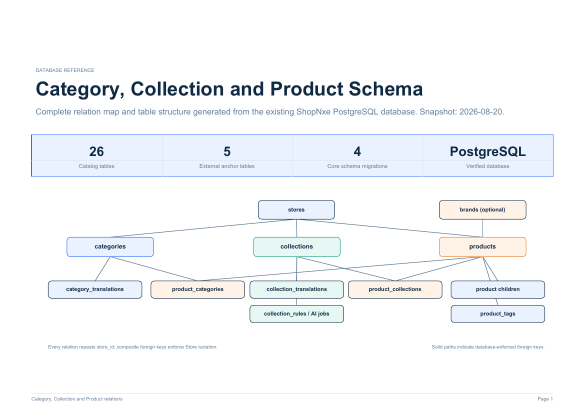
#> input picture tmp/pdfs/rendered-delivery/catalog-schema-01.png, 1170 x 827 px (shown at 1/2 size); its folder holds only this picture in this run
$ python make_contact_sheets.py
#> lines starting #> are read from the running program, lines starting #| are printed output that depends on the picture
from pathlib import Path

from PIL import Image, ImageDraw, ImageFont


source = Path(__file__).resolve().parent / "rendered-delivery"
pages = sorted(source.glob("catalog-schema-*.png"))
font_path = Path("C:/Windows/Fonts/arialbd.ttf")
font = ImageFont.truetype(str(font_path), 18) if font_path.exists() else ImageFont.load_default()

thumb_width = 560
thumb_height = 396
label_height = 30
columns = 2
rows = 3
per_sheet = columns * rows

for sheet_index in range((len(pages) + per_sheet - 1) // per_sheet):
    subset = pages[sheet_index * per_sheet : (sheet_index + 1) * per_sheet]
    canvas = Image.new("RGB", (columns * thumb_width, rows * (thumb_height + label_height)), "white")
#> canvas: PIL image 1120x1278 RGB; every value is 255
    draw = ImageDraw.Draw(canvas)
    for offset, page_path in enumerate(subset):
        row = offset // columns
        column = offset % columns
        image = Image.open(page_path).convert("RGB")
#> image is the input picture: PIL image 1170x827 RGB; mean R, G, B 245.5, 247.3, 249.6
        image.thumbnail((thumb_width - 8, thumb_height - 8))
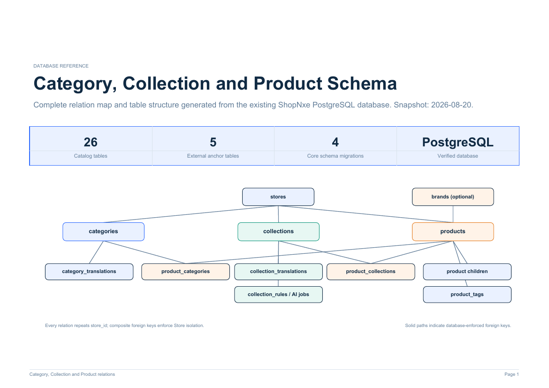
#> image: PIL image 549x388 RGB; mean R, G, B 245.4, 247.2, 249.5
        x = column * thumb_width + (thumb_width - image.width) // 2
#> x = 5
        y = row * (thumb_height + label_height) + label_height + (thumb_height - image.height) // 2
#> y = 34
        canvas.paste(image, (x, y))
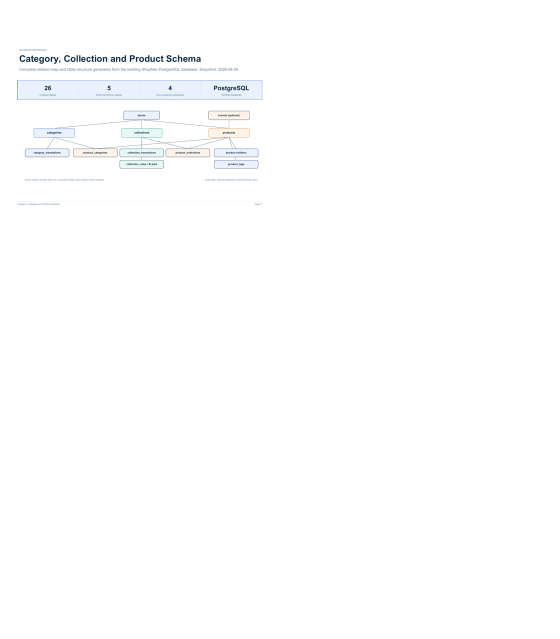
#> canvas: PIL image 1120x1278 RGB (shown at 1/2 size); mean R, G, B 253.6, 253.8, 254.2
        page_number = int(page_path.stem.rsplit("-", 1)[1])
        draw.text((column * thumb_width + 10, row * (thumb_height + label_height) + 5), f"Page {page_number}", fill="black", font=font)
    output = source / f"contact-{sheet_index + 1}.png"
    canvas.save(output, optimize=True)
    print(output)

$ run again, on tmp/pdfs/rendered-delivery/catalog-schema-05.png
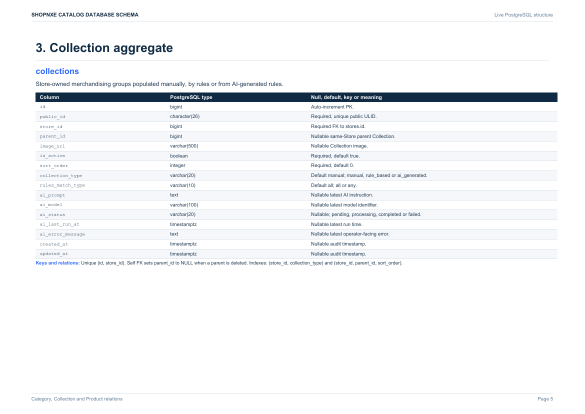
#> input picture tmp/pdfs/rendered-delivery/catalog-schema-05.png, 1170 x 827 px (shown at 1/2 size)
#> image is the input picture: PIL image 1170x827 RGB; mean R, G, B 245, 246.3, 247.9
#> `image.thumbnail((thumb_width - 8, thumb_height - 8))`:
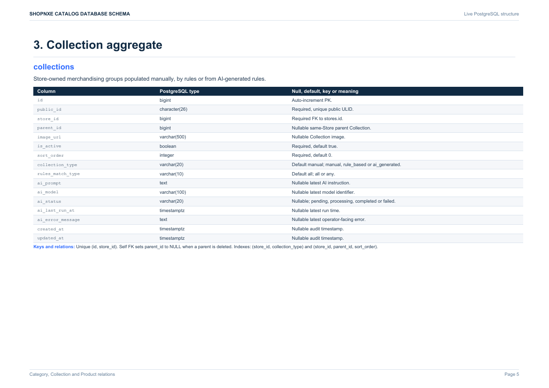
#> image: PIL image 549x388 RGB; mean R, G, B 244.9, 246.2, 247.8
#> `canvas.paste(image, (x, y))`:
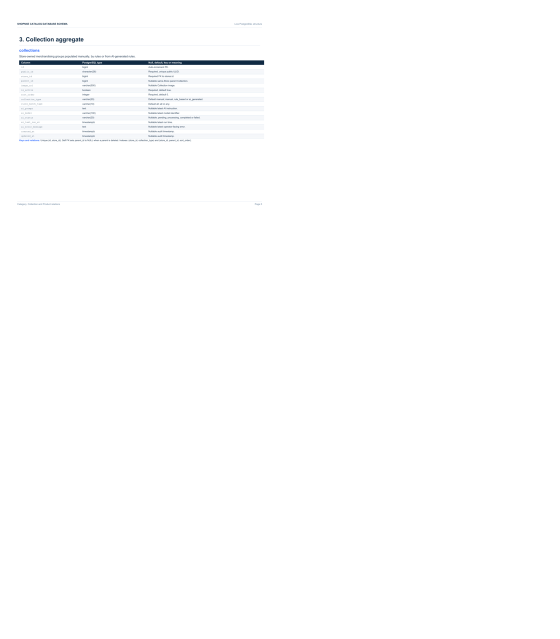
#> canvas: PIL image 1120x1278 RGB (shown at 1/2 size); mean R, G, B 253.5, 253.7, 253.9

$ run again, on tmp/pdfs/rendered-delivery/catalog-schema-06.png
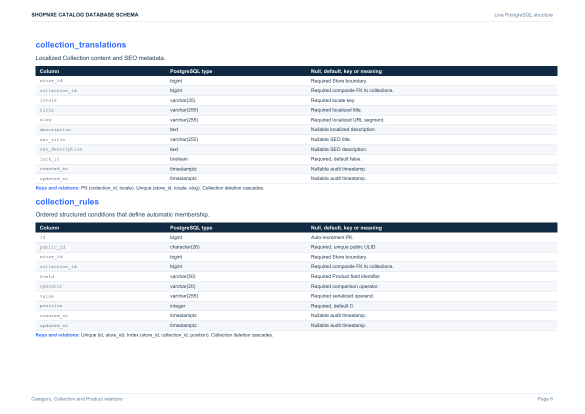
#> input picture tmp/pdfs/rendered-delivery/catalog-schema-06.png, 1170 x 827 px (shown at 1/2 size)
#> image is the input picture: PIL image 1170x827 RGB; mean R, G, B 239, 241.1, 243.6
#> `image.thumbnail((thumb_width - 8, thumb_height - 8))`:
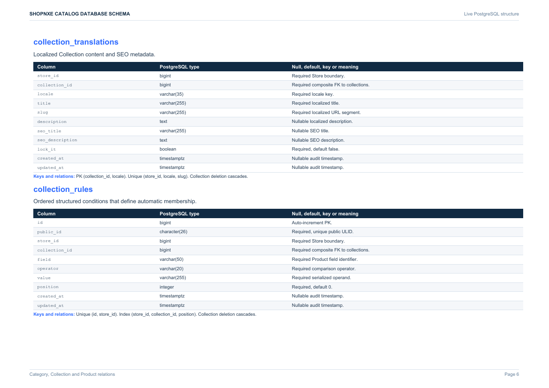
#> image: PIL image 549x388 RGB; mean R, G, B 238.8, 241, 243.4
#> `canvas.paste(image, (x, y))`:
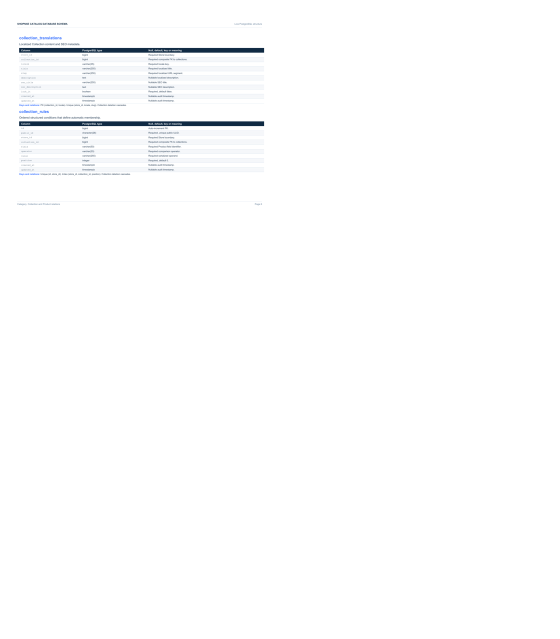
#> canvas: PIL image 1120x1278 RGB (shown at 1/2 size); mean R, G, B 252.6, 252.9, 253.3

$ run again, on tmp/pdfs/rendered-delivery/catalog-schema-07.png
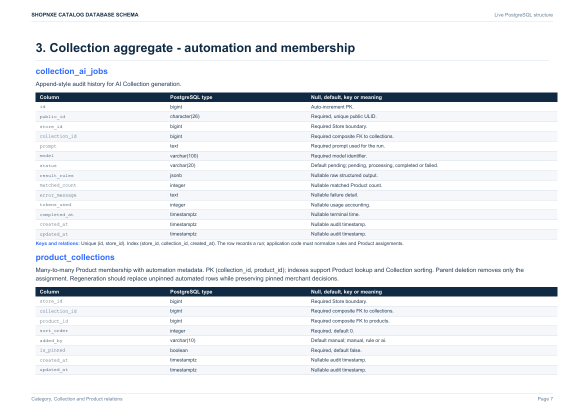
#> input picture tmp/pdfs/rendered-delivery/catalog-schema-07.png, 1170 x 827 px (shown at 1/2 size)
#> image is the input picture: PIL image 1170x827 RGB; mean R, G, B 237.4, 239.7, 242.3
#> `image.thumbnail((thumb_width - 8, thumb_height - 8))`:
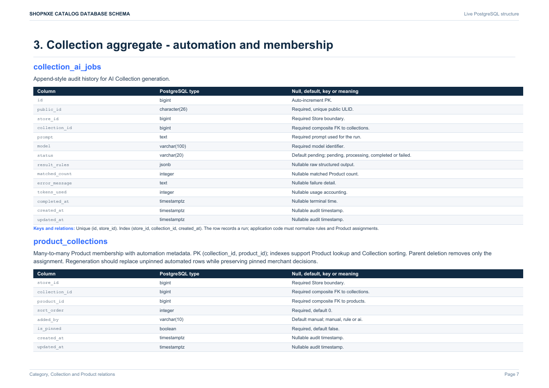
#> image: PIL image 549x388 RGB; mean R, G, B 237.1, 239.5, 242.2
#> `canvas.paste(image, (x, y))`:
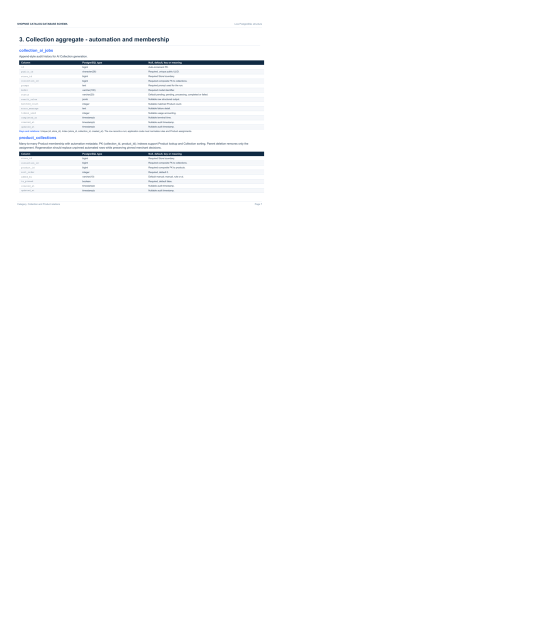
#> canvas: PIL image 1120x1278 RGB (shown at 1/2 size); mean R, G, B 252.3, 252.7, 253.1

$ run again, on tmp/pdfs/rendered-delivery/catalog-schema-02.png
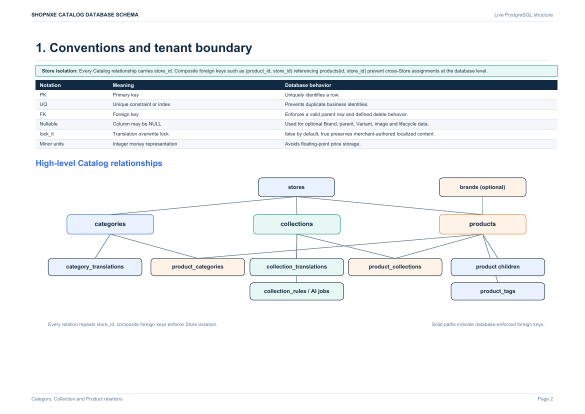
#> input picture tmp/pdfs/rendered-delivery/catalog-schema-02.png, 1170 x 827 px (shown at 1/2 size)
#> image is the input picture: PIL image 1170x827 RGB; mean R, G, B 241.7, 243.9, 245.4
#> `image.thumbnail((thumb_width - 8, thumb_height - 8))`:
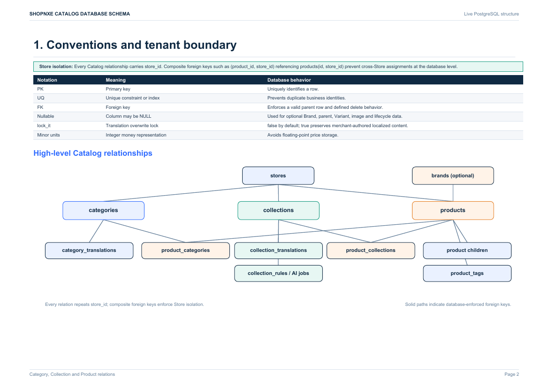
#> image: PIL image 549x388 RGB; mean R, G, B 241.5, 243.8, 245.3
#> `canvas.paste(image, (x, y))`:
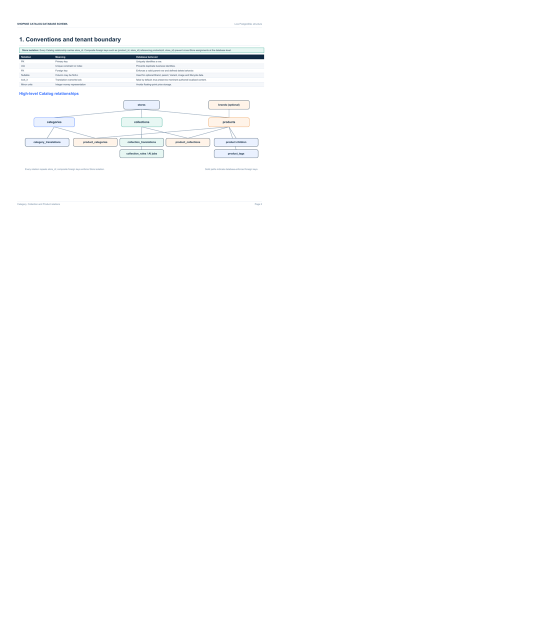
#> canvas: PIL image 1120x1278 RGB (shown at 1/2 size); mean R, G, B 253, 253.3, 253.6
